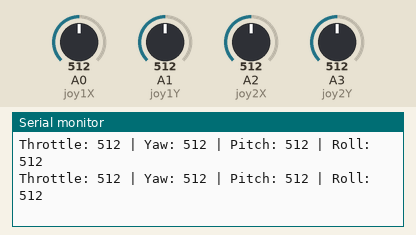
A sketch run on a simulated Arduino Uno, built with avr-gcc and run on an emulated ATmega328P. On the bench: the last lines printed to the serial monitor. The test bench sets the inputs (shaded band); at power-on: A0 (joy1X) = 512, A1 (joy1Y) = 512, A2 (joy2X) = 512, A3 (joy2Y) = 512. No radio packets arrive unless stated.

Above: at 1.2 s.
1.3 s: A0 (joy1X) set to 107
At 1.35 s:
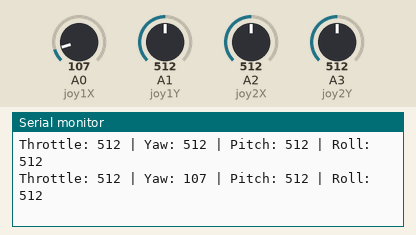
2.8 s: A0 (joy1X) set to 92
At 2.83 s:
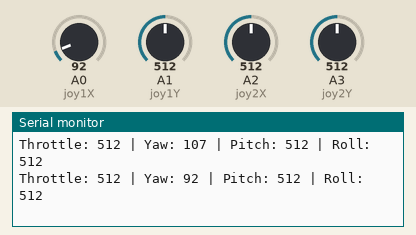
5.8 s: A1 (joy1Y) set to 104
At 5.83 s:
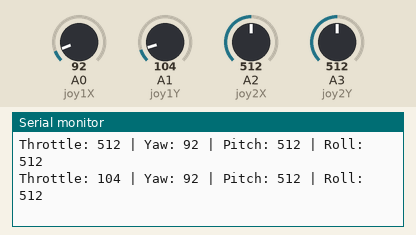
8.8 s: A1 (joy1Y) set to 92
At 8.84 s:
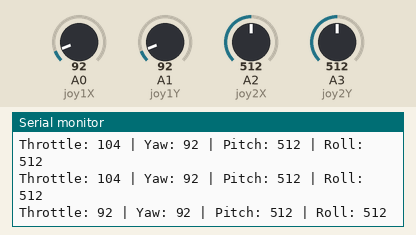
11.8 s: A2 (joy2X) set to 108
At 11.8 s:
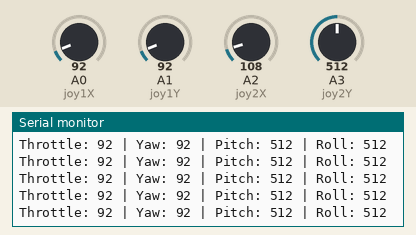
14.8 s: A2 (joy2X) set to 93
At 14.8 s:
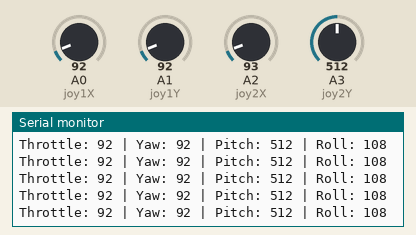
Timing chart, 0 to 17.8 s (numbered marks = the images above; inputs shaded):
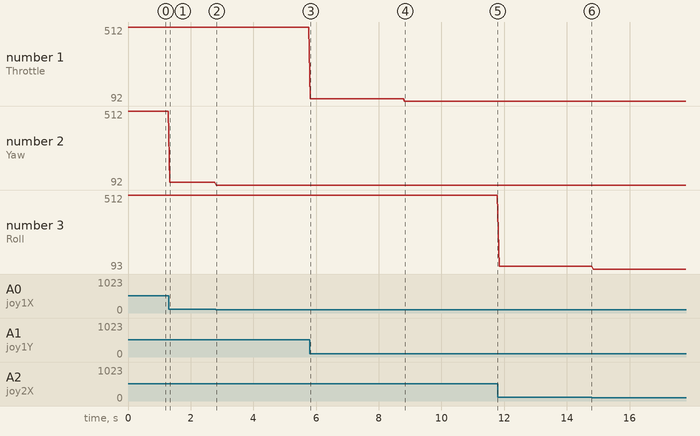

Measured:
- after the input at 1.3 s, the serial monitor: prints a new line at once (image 1)
- after the input at 2.8 s, the serial monitor: prints a new line at once (image 2)
- after the input at 5.8 s, the serial monitor: prints a new line at once (image 3)
- after the input at 8.8 s, the serial monitor: prints a new line at once (image 4)
- plotted number 1: 512 → 104 after the input at 5.8 s
- plotted number 2: 512 → 107 after the input at 1.3 s, 107 → 92 after the input at 2.8 s
- plotted number 3: 512 → 108 after the input at 11.8 s, 108 → 93 after the input at 14.8 s

The sketch:

Transnmitter.ino
```cpp
#include <SPI.h>
#include <nRF24L01.h>
#include <RF24.h>

RF24 radio(9, 10);

const byte address[6] = "DRONE";

struct Data {
  int throttle;
  int yaw;
  int pitch;
  int roll;
};

Data data;

const int joy1X = A0;
const int joy1Y = A1;
const int joy2X = A2;
const int joy2Y = A3;

void setup() {
  Serial.begin(9600);

  radio.begin();
  radio.openWritingPipe(address);
  radio.setPALevel(RF24_PA_HIGH);
  radio.stopListening();
}

void loop() {

  data.throttle = analogRead(joy1Y);
  data.yaw      = analogRead(joy1X);
  data.pitch    = analogRead(joy2Y);
  data.roll     = analogRead(joy2X);

  radio.write(&data, sizeof(Data));

  Serial.print("Throttle: ");
  Serial.print(data.throttle);

  Serial.print(" | Yaw: ");
  Serial.print(data.yaw);

  Serial.print(" | Pitch: ");
  Serial.print(data.pitch);

  Serial.print(" | Roll: ");
  Serial.println(data.roll);

  delay(50);
}
```
